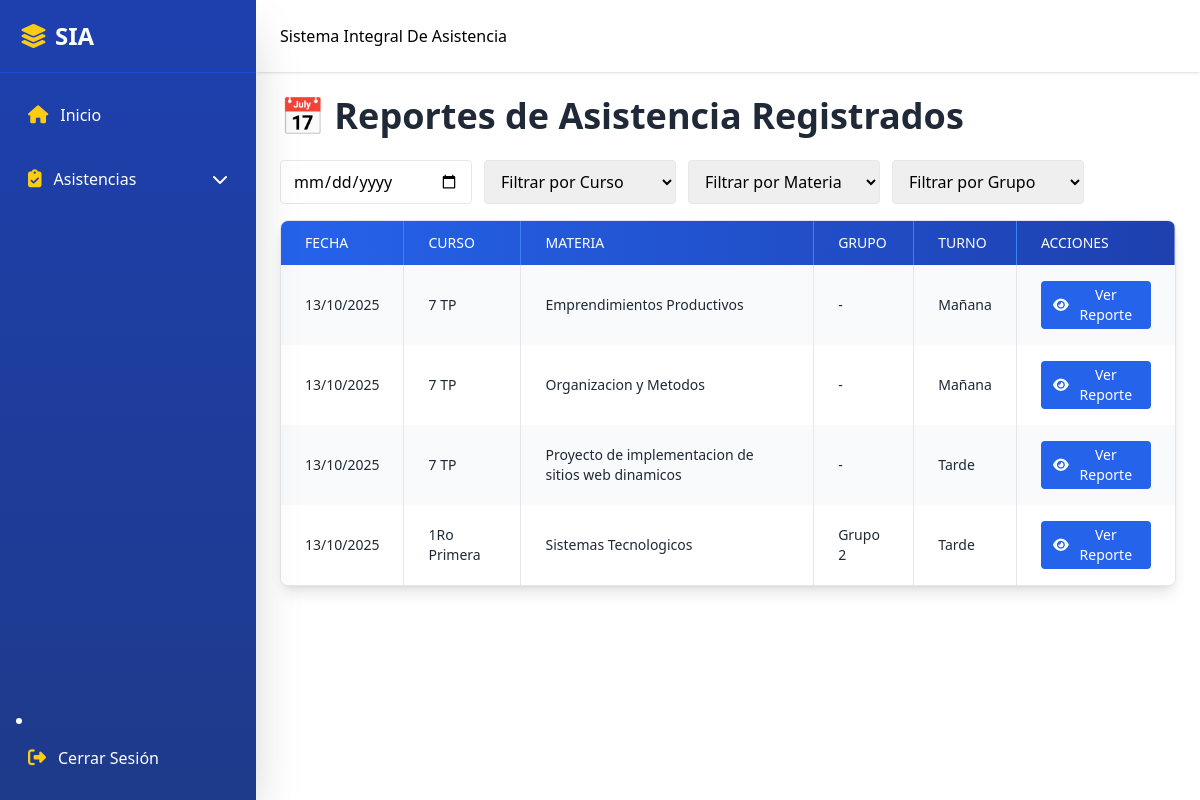
The app's page /attendance_reports_list.php (signed in) with its own data.
### tables this page shows
CREATE TABLE `subjects` (
  `subject_id` int(11) NOT NULL,
  `name` varchar(100) NOT NULL,
  `description` text DEFAULT NULL,
  `course_id` int(11) DEFAULT NULL,
  `turno` enum('mañana','tarde') NOT NULL
);

CREATE TABLE `courses` (
  `course_id` int(11) NOT NULL,
  `name` varchar(100) NOT NULL,
  `description` text DEFAULT NULL,
  `technical_degree` varchar(50) DEFAULT NULL
);

CREATE TABLE `groups` (
  `group_id` int(11) NOT NULL,
  `course_id` int(11) NOT NULL,
  `name` varchar(50) NOT NULL,
  `description` text DEFAULT NULL
);

### attendance_reports_list.php (the view, shortened to what this page needs)
<?php
include 'includes/header.php';
include 'includes/sidebar.php';
include 'includes/navbar.php';
include 'includes/conn.php';
$stmt = $conn->prepare("
    SELECT
        sa.attendance_date,
        c.course_id,
        c.name AS course_name,
        s.subject_id,
        s.name AS subject_name,
        sch.start_time,
        sch.end_time,
        g.group_id,
        g.name AS group_name
    FROM student_attendance sa
    JOIN schedules sch ON sa.schedule_id = sch.schedule_id
    JOIN courses c ON sch.course_id = c.course_id
    JOIN subjects s ON sch.subject_id = s.subject_id
    LEFT JOIN groups g ON sch.group_id = g.group_id
    GROUP BY sa.attendance_date, c.course_id, s.subject_id, sch.start_time, sch.end_time, g.group_id
    ORDER BY sa.attendance_date DESC
");
$stmt->execute();
$reports = $stmt->fetchAll(PDO::FETCH_ASSOC);
?>
<div class="flex-1 md:ml-64 transition-all duration-300">
  <br><br><br>
  <main class="pt-20 p-4 md:p-6">
    <h1 class="text-4xl font-bold text-gray-800 mb-6">📅 Reportes de Asistencia Registrados</h1>
    <div class="flex flex-wrap gap-3 mb-4">
      <input type="date" id="filterDate" class="px-3 py-2 border rounded w-48">
      <select id="filterCourse" class="px-3 py-2 border rounded w-48">
        <option value="">Filtrar por Curso</option>
      </select>
      <select id="filterSubject" class="px-3 py-2 border rounded w-48">
        <option value="">Filtrar por Materia</option>
      </select>
      <select id="filterGroup" class="px-3 py-2 border rounded w-48">
        <option value="">Filtrar por Grupo</option>
      </select>
    </div>
    <div class="overflow-x-auto rounded-lg shadow-lg border border-gray-200 bg-white">
      <table class="min-w-full border-collapse text-gray-800 text-sm" id="reportsTable">
        <thead class="bg-gradient-to-r from-blue-600 to-blue-800 text-white">
          <tr>
            <th class="px-4 md:px-6 py-3 border-r border-blue-500 text-left font-medium uppercase">Fecha</th>
            <th class="px-4 md:px-6 py-3 border-r border-blue-500 text-left font-medium uppercase">Curso</th>
            <th class="px-4 md:px-6 py-3 border-r border-blue-500 text-left font-medium uppercase">Materia</th>
            <th class="px-4 md:px-6 py-3 border-r border-blue-500 text-left font-medium uppercase">Grupo</th>
            <th class="px-4 md:px-6 py-3 border-r border-blue-500 text-left font-medium uppercase">Turno</th>
            <th class="px-4 md:px-6 py-3 text-left font-medium uppercase">Acciones</th>
          </tr>
        </thead>
        <tbody>
          <?php if (count($reports) > 0): ?>
            <?php foreach ($reports as $i => $report):
              $turno = (strtotime($report['start_time']) < strtotime("12:00:00")) ? "Mañana" : "Tarde";
              $fecha = date("d/m/Y", strtotime($report['attendance_date']));
              $rowClass = $i % 2 === 0 ? 'bg-gray-50' : 'bg-white';
            ?>
            <tr class="hover:bg-gray-100 transition <?php echo $rowClass; ?>"
                data-course="<?php echo $report['course_id']; ?>"
                data-subject="<?php echo $report['subject_id']; ?>"
                data-group="<?php echo $report['group_id'] ?? ''; ?>">
              <td class="px-4 md:px-6 py-4 border-r border-gray-200"
                  data-raw="<?php echo $report['attendance_date']; ?>">
                  <?php echo $fecha; ?>
              </td>
              <td class="px-4 md:px-6 py-4 border-r border-gray-200"><?php echo htmlspecialchars($report['course_name']); ?></td>
              <td class="px-4 md:px-6 py-4 border-r border-gray-200"><?php echo htmlspecialchars($report['subject_name']); ?></td>
              <td class="px-4 md:px-6 py-4 border-r border-gray-200"><?php echo htmlspecialchars($report['group_name'] ?? '-'); ?></td>
              <td class="px-4 md:px-6 py-4 border-r border-gray-200"><?php echo $turno; ?></td>
              <td class="px-4 md:px-6 py-4 flex flex-wrap gap-2">
                  <form method="GET" action="attendance_report.php" class="inline">
                      <button type="submit" class="text-white bg-blue-600 hover:bg-blue-700 px-3 py-1 rounded flex items-center justify-center">
                          <i class="fa-solid fa-eye mr-1"></i> Ver Reporte
                      </button>
                  </form>
              </td>
            </tr>
            <?php endforeach; ?>
          <?php else: ?>
            <tr>
              <td colspan="6" class="text-center text-gray-500 py-4">No hay reportes registrados aún.</td>
            </tr>
          <?php endif; ?>
        </tbody>
      </table>
    </div>
  </main>
</div>

### records on screen
subjects: fecha "13/10/2025", course.name "7 TP", name "Emprendimientos Productivos", group_name "-"
subjects: fecha "13/10/2025", course.name "7 TP", name "Organizacion y Metodos", group_name "-"
subjects: fecha "13/10/2025", course.name "7 TP", name "Proyecto de implementacion de sitios web dinamicos", group_name "-"
courses: fecha "13/10/2025", name "1Ro Primera", subjects.name "Sistemas Tecnologicos", groups.name "Grupo 2"
